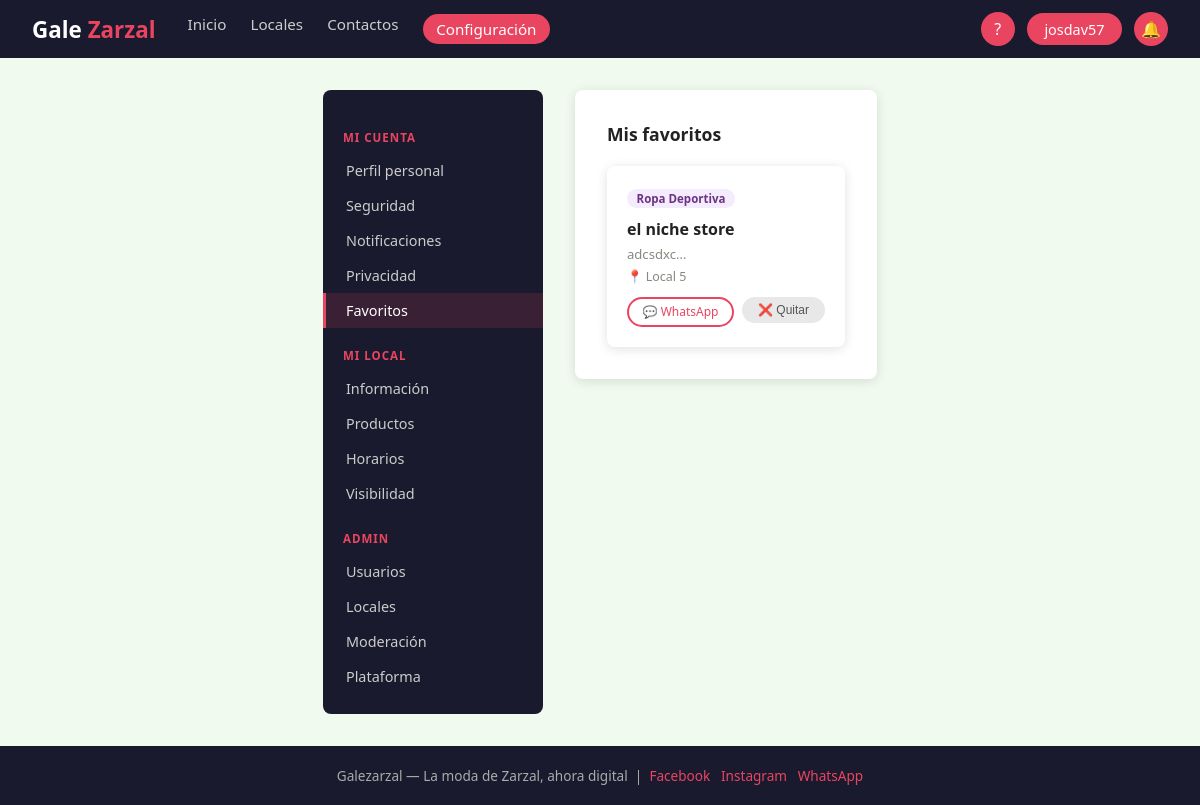
The app's page /favoritos/consultarFavoritos.php (signed in) with its own data.
### tables this page shows
CREATE TABLE `local` (
  `idLocal` int(11) NOT NULL,
  `nomLocal` varchar(100) NOT NULL,
  `describLocal` varchar(300) DEFAULT NULL,
  `infoContacto` varchar(200) DEFAULT NULL,
  `ubiLocal` varchar(150) DEFAULT NULL,
  `urlWhatsapp` varchar(20) NOT NULL,
  `estado` enum('activo','inactivo','pendiente','rechazado') NOT NULL DEFAULT 'pendiente',
  `fechaRegistro` datetime NOT NULL DEFAULT current_timestamp(),
  `idHorario` int(11) DEFAULT NULL,
  `idVendedor` int(11) NOT NULL
);

### favoritos/consultarFavoritos.php (the view, shortened to what this page needs)
<?php
$db = getDB();
$st = $db->prepare(
    "SELECT l.idLocal, l.nomLocal, l.describLocal, l.ubiLocal, l.urlWhatsapp,
            (SELECT cat.nomCategoria FROM Producto p
             JOIN Categoria cat ON cat.idcategoria=p.idcategoria
             WHERE p.idLocal=l.idLocal LIMIT 1) AS catPrincipal
     FROM Favorito f
     JOIN Local l ON l.idLocal = f.idLocal
     WHERE f.iduser = ? AND l.estado = 'activo'
     ORDER BY f.idFavorito DESC"
);
$st->execute([$_SESSION['iduser']]);
$favoritos = $st->fetchAll();
require_once __DIR__ . '/../includes/header.php';
?>
<div class="config-layout">
  <?php require_once __DIR__ . '/../configuracion/sidebar.php'; ?>
  <main class="config-main">
    <div class="config-panel">
      <h2>Mis favoritos</h2>
      <?php if (empty($favoritos)): ?>
        <div class="alerta alerta-info">
          Aún no tienes locales guardados como favoritos.
          <a href="/galezarzal/local/buscarLocal.php" style="color:var(--rojo);">Explorar locales</a>
        </div>
      <?php else: ?>
      <div class="cards-grid" style="margin-top:1rem;">
        <?php foreach ($favoritos as $loc): ?>
        <div class="card" style="position:relative;">
          <span class="card-badge badge-mixto"><?= htmlspecialchars($loc['catPrincipal'] ?? 'Mixto') ?></span>
          <a href="/galezarzal/local/verLocal.php?id=<?= $loc['idLocal'] ?>" style="display:block;text-decoration:none;color:inherit;">
            <h3><?= htmlspecialchars($loc['nomLocal']) ?></h3>
            <p style="margin:.3rem 0;font-size:.82rem;color:var(--gris);">
              <?= htmlspecialchars(substr($loc['describLocal'] ?? '', 0, 60)) ?>…
            </p>
            <p style="font-size:.78rem;color:var(--gris);">📍 <?= htmlspecialchars($loc['ubiLocal'] ?? '') ?></p>
          </a>
          <div style="display:flex;gap:.5rem;margin-top:.75rem;flex-wrap:wrap;">
            <a href="https://wa.me/<?= htmlspecialchars($loc['urlWhatsapp']) ?>"
               target="_blank" class="btn-outline btn-sm" style="font-size:.75rem;">💬 WhatsApp</a>
            <form method="POST" style="display:inline;">
              <button type="submit" name="quitar" value="1"
                      class="btn-gris btn-sm" style="font-size:.75rem;"
                      onclick="return confirm('¿Quitar de favoritos?')">❌ Quitar</button>
            </form>
          </div>
        </div>
        <?php endforeach; ?>
      </div>
      <?php endif; ?>
    </div>
  </main>
</div>
<?php require_once __DIR__ . '/../includes/footer.php'; ?>

### assets/css/style.css (style rules this page uses)
:root { --rojo: #E94560; --oscuro: #1A1A2E; --crema: #F1FAEE; --blanco: #FFFFFF; --gris: #888780; --gris-l: #e8e8e8; --exito: #2ecc71; --alerta: #f39c12; --radio: 8px; --sombra: 0 2px 12px rgba(0,0,0,.12); }
*, *::before, *::after { box-sizing: border-box; margin: 0; padding: 0; }
html { scroll-behavior: smooth; }
body { font-family: 'Segoe UI', Arial, sans-serif; background: var(--crema); color: #222; min-height: 100vh; display: flex; flex-direction: column; }
a { color: inherit; text-decoration: none; }
.btn-outline { background: transparent; color: var(--rojo); border: 2px solid var(--rojo); border-radius: 25px; padding: .55rem 1.5rem; font-size: .95rem; cursor: pointer; transition: background .2s, color .2s; display: inline-block; }
.btn-sm { padding: .3rem .85rem; font-size: .82rem; }
.btn-gris { background: var(--gris-l); color: #555; border: none; border-radius: 25px; padding: .4rem 1rem; font-size: .85rem; cursor: pointer; }
.cards-grid { display: grid; grid-template-columns: repeat(auto-fill, minmax(200px, 1fr)); gap: 1.25rem; }
.card { background: var(--blanco); border-radius: var(--radio); box-shadow: var(--sombra); padding: 1.25rem; transition: transform .2s, box-shadow .2s; cursor: pointer; }
.card-badge { display: inline-block; font-size: .72rem; padding: .15rem .6rem; border-radius: 12px; font-weight: 600; margin-bottom: .6rem; }
.badge-mixto { background: #f4ecfd; color: #6c3483; }
.card h3 { font-size: 1rem; font-weight: 700; margin-bottom: .3rem; }
.card p { font-size: .85rem; color: var(--gris); }
.config-layout { display: flex; gap: 2rem; align-items: flex-start; padding: 2rem; max-width: 1100px; margin: 0 auto; }
.config-main { flex: 1; }
.config-panel { background: var(--blanco); border-radius: var(--radio); box-shadow: var(--sombra); padding: 2rem; }
.config-panel h2 { font-size: 1.1rem; font-weight: 700; margin-bottom: 1.25rem; }

### records on screen
local: catPrincipal "Ropa Deportiva", nomLocal "el niche store", describLocal "adcsdxc", ubiLocal "Local 5"

### other values on screen
$_nomUsuario "josdav57"
